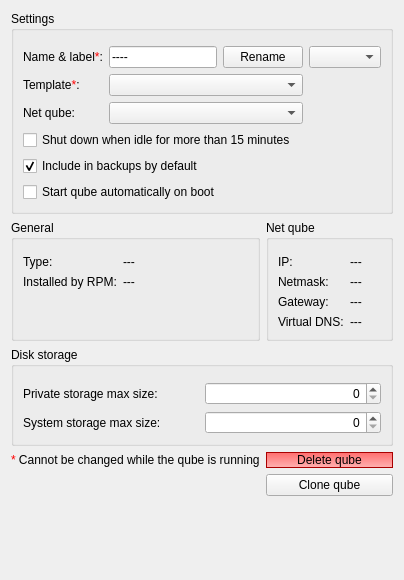
       <widget class="QWidget" name="basic_tab">
        <property name="locale">
         <locale language="English" country="UnitedStates"/>
        </property>
        <attribute name="title">
         <string>Basic</string>
        </attribute>
        <layout class="QGridLayout" name="gridLayout_11">
         <item row="2" column="0">
          <widget class="QGroupBox" name="groupBox_4">
           <property name="enabled">
            <bool>true</bool>
           </property>
           <property name="title">
            <string>General</string>
           </property>
           <layout class="QFormLayout" name="formLayout_4">
            <property name="fieldGrowthPolicy">
             <enum>QFormLayout::AllNonFixedFieldsGrow</enum>
            </property>
            <property name="topMargin">
             <number>15</number>
            </property>
            <item row="0" column="0">
             <widget class="QLabel" name="label_13">
              <property name="text">
               <string>Type:</string>
              </property>
             </widget>
            </item>
            <item row="0" column="1">
             <widget class="QLabel" name="type_label">
              <property name="font">
               <font>
                <bold>false</bold>
               </font>
              </property>
              <property name="text">
               <string>---</string>
              </property>
             </widget>
            </item>
            <item row="1" column="0">
             <widget class="QLabel" name="label_14">
              <property name="text">
               <string>Installed by RPM:</string>
              </property>
             </widget>
            </item>
            <item row="1" column="1">
             <widget class="QLabel" name="rpm_label">
              <property name="font">
               <font>
                <bold>false</bold>
               </font>
              </property>
              <property name="text">
               <string>---</string>
              </property>
             </widget>
            </item>
           </layout>
          </widget>
         </item>
         <item row="3" column="0" colspan="2">
          <widget class="QGroupBox" name="groupBox">
           <property name="enabled">
            <bool>true</bool>
           </property>
           <property name="title">
            <string>Disk storage</string>
           </property>
           <layout class="QGridLayout" name="gridLayout_3">
            <property name="topMargin">
             <number>15</number>
            </property>
            <item row="1" column="1">
             <widget class="SizeSpinBox" name="root_resize">
              <property name="enabled">
               <bool>true</bool>
              </property>
              <property name="toolTip">
               <string>&lt;html&gt;&lt;head/&gt;&lt;body&gt;&lt;p&gt;Values displayed using the binary definition of gigabyte and megabyte, i.e. 1024&lt;span style=&quot; vertical-align:super;&quot;&gt;3&lt;/span&gt; and 1024&lt;span style=&quot; vertical-align:super;&quot;&gt;2 &lt;/span&gt;bytes respectively.&lt;/p&gt;&lt;/body&gt;&lt;/html&gt;</string>
              </property>
              <property name="alignment">
               <set>Qt::AlignRight|Qt::AlignTrailing|Qt::AlignVCenter</set>
              </property>
              <property name="maximum">
               <number>1048576</number>
              </property>
              <property name="singleStep">
               <number>1024</number>
              </property>
             </widget>
            </item>
            <item row="1" column="0">
             <widget class="QLabel" name="root_resize_label">
              <property name="enabled">
               <bool>true</bool>
              </property>
              <property name="text">
               <string>System storage max size:</string>
              </property>
             </widget>
            </item>
            <item row="0" column="1">
             <widget class="SizeSpinBox" name="max_priv_storage">
              <property name="enabled">
               <bool>true</bool>
              </property>
              <property name="toolTip">
               <string>&lt;html&gt;&lt;head/&gt;&lt;body&gt;&lt;p&gt;Values displayed using the binary definition of gigabyte and megabyte, i.e. 1024&lt;span style=&quot; vertical-align:super;&quot;&gt;3&lt;/span&gt; and 1024&lt;span style=&quot; vertical-align:super;&quot;&gt;2 &lt;/span&gt;bytes respectively.&lt;/p&gt;&lt;/body&gt;&lt;/html&gt;</string>
              </property>
              <property name="alignment">
               <set>Qt::AlignRight|Qt::AlignTrailing|Qt::AlignVCenter</set>
              </property>
              <property name="minimum">
               <number>0</number>
              </property>
              <property name="maximum">
               <number>1048576</number>
              </property>
              <property name="singleStep">
               <number>1024</number>
              </property>
              <property name="value">
               <number>0</number>
              </property>
             </widget>
            </item>
            <item row="0" column="0">
             <widget class="QLabel" name="label_3">
              <property name="text">
               <string>Private storage max size:</string>
              </property>
              <property name="buddy">
               <cstring>max_priv_storage</cstring>
              </property>
             </widget>
            </item>
           </layout>
          </widget>
         </item>
         <item row="6" column="0">
          <spacer name="verticalSpacer">
           <property name="orientation">
            <enum>Qt::Vertical</enum>
           </property>
           <property name="sizeHint" stdset="0">
            <size>
             <width>20</width>
             <height>73</height>
            </size>
           </property>
          </spacer>
         </item>
         <item row="2" column="1">
          <widget class="QGroupBox" name="networking_groupbox">
           <property name="title">
            <string>Net qube</string>
           </property>
           <layout class="QFormLayout" name="formLayout_3">
            <property name="fieldGrowthPolicy">
             <enum>QFormLayout::AllNonFixedFieldsGrow</enum>
            </property>
            <property name="topMargin">
             <number>15</number>
            </property>
            <item row="0" column="0">
             <widget class="QLabel" name="label_10">
              <property name="text">
               <string>IP:</string>
              </property>
             </widget>
            </item>
            <item row="1" column="0">
             <widget class="QLabel" name="label_11">
              <property name="text">
               <string>Netmask:</string>
              </property>
             </widget>
            </item>
            <item row="1" column="1">
             <widget class="QLabel" name="netmask_label">
              <property name="font">
               <font>
                <bold>false</bold>
               </font>
              </property>
              <property name="text">
               <string>---</string>
              </property>
             </widget>
            </item>
            <item row="2" column="0">
             <widget class="QLabel" name="label_12">
              <property name="text">
               <string>Gateway:</string>
              </property>
             </widget>
            </item>
            <item row="2" column="1">
             <widget class="QLabel" name="gateway_label">
              <property name="font">
               <font>
                <bold>false</bold>
               </font>
              </property>
              <property name="text">
               <string>---</string>
              </property>
             </widget>
            </item>
            <item row="0" column="1">
             <widget class="QLabel" name="ip_label">
              <property name="font">
               <font>
                <bold>false</bold>
               </font>
              </property>
              <property name="text">
               <string>---</string>
              </property>
             </widget>
            </item>
            <item row="3" column="0">
             <widget class="QLabel" name="label_23">
              <property name="text">
               <string>Virtual DNS:</string>
              </property>
             </widget>
            </item>
            <item row="3" column="1">
             <widget class="QLabel" name="dns_label">
              <property name="text">
               <string>---</string>
              </property>
             </widget>
            </item>
           </layout>
          </widget>
         </item>
         <item row="4" column="0">
          <widget class="QLabel" name="label_5">
           <property name="text">
            <string>&lt;html&gt;&lt;head/&gt;&lt;body&gt;&lt;p&gt;&lt;span style=&quot; color:#ff0000;&quot;&gt;* &lt;/span&gt;&lt;span style=&quot; color:#000000;&quot;&gt;Cannot be changed while the qube is running&lt;/span&gt;&lt;/p&gt;&lt;/body&gt;&lt;/html&gt;</string>
           </property>
          </widget>
         </item>
         <item row="4" column="1">
          <widget class="QPushButton" name="delete_vm_button">
           <property name="styleSheet">
            <string notr="true">background-color: qlineargradient(spread:pad, x1:1, y1:1, x2:1, y2:0, stop:0 rgba(255, 179, 179, 255), stop:1 rgba(255, 108, 108, 255));
border-color: rgb(170, 0, 0);
border-style: solid;
border-width: 1px;</string>
           </property>
           <property name="text">
            <string>Delete qube</string>
           </property>
          </widget>
         </item>
         <item row="5" column="1">
          <widget class="QPushButton" name="clone_vm_button">
           <property name="text">
            <string>Clone qube</string>
           </property>
          </widget>
         </item>
         <item row="0" column="0" colspan="2">
          <widget class="QGroupBox" name="groupBox_3">
           <property name="title">
            <string>Settings</string>
           </property>
           <layout class="QGridLayout" name="gridLayout_2">
            <property name="topMargin">
             <number>15</number>
            </property>
            <item row="0" column="3">
             <widget class="QComboBox" name="vmlabel">
              <property name="frame">
               <bool>true</bool>
              </property>
             </widget>
            </item>
            <item row="1" column="1" colspan="2">
             <widget class="QComboBox" name="template_name"/>
            </item>
            <item row="5" column="0" colspan="3">
             <layout class="QHBoxLayout" name="horizontalLayout_3">
              <item>
               <widget class="QCheckBox" name="autostart_vm">
                <property name="text">
                 <string>Start qube automatically on boot</string>
                </property>
               </widget>
              </item>
             </layout>
            </item>
            <item row="1" column="0">
             <widget class="QLabel" name="label_2">
              <property name="text">
               <string>&lt;html&gt;&lt;head/&gt;&lt;body&gt;&lt;p&gt;Template&lt;span style=&quot; color:#ff0000;&quot;&gt;*&lt;/span&gt;:&lt;/p&gt;&lt;/body&gt;&lt;/html&gt;</string>
              </property>
              <property name="buddy">
               <cstring>template_name</cstring>
              </property>
             </widget>
            </item>
            <item row="1" column="3">
             <widget class="QLabel" name="warn_template_missing_apps">
              <property name="toolTip">
               <string>&lt;html&gt;&lt;head/&gt;&lt;body&gt;&lt;p&gt;Some applications enabled in the Applications tab cannot be found in the current template. The most likely cause is a template change - to restore them, install them in the template.&lt;/p&gt;&lt;/body&gt;&lt;/html&gt;</string>
              </property>
              <property name="text">
               <string/>
              </property>
              <property name="pixmap">
               <pixmap resource="../resources.qrc">:/warning.png</pixmap>
              </property>
             </widget>
            </item>
            <item row="0" column="0">
             <widget class="QLabel" name="label">
              <property name="text">
               <string>&lt;html&gt;&lt;head/&gt;&lt;body&gt;&lt;p&gt;Name &amp;amp;&amp;amp; label&lt;span style=&quot; color:#ff0000;&quot;&gt;*&lt;/span&gt;:&lt;/p&gt;&lt;/body&gt;&lt;/html&gt;</string>
              </property>
              <property name="buddy">
               <cstring>vmname</cstring>
              </property>
             </widget>
            </item>
            <item row="2" column="3">
             <widget class="QLabel" name="warn_netvm_dispvm">
              <property name="toolTip">
               <string>&lt;html&gt;&lt;head/&gt;&lt;body&gt;&lt;p&gt;&lt;span style=&quot; font-weight:600;&quot;&gt;Caution:&lt;/span&gt; The default disposable template (see the Advanced tab) has a different net qube setting than this qube. This configuration may result in unexpected network access. For example, you may have set this qube's net qube to &amp;quot;none&amp;quot; in order to prevent any data from being transmitted out. However, if the default disposable template's net qube is set to &amp;quot;sys-firewall,&amp;quot; then a disposable started from this qube may be able to transmit data out, contrary to your intention. You may wish to set the default disposable template for this qube to one with equally restrictive networking settings.&lt;/p&gt;&lt;/body&gt;&lt;/html&gt;</string>
              </property>
              <property name="text">
               <string/>
              </property>
              <property name="pixmap">
               <pixmap resource="../resources.qrc">:/warning.png</pixmap>
              </property>
             </widget>
            </item>
            <item row="0" column="1">
             <widget class="QLineEdit" name="vmname">
              <property name="text">
               <string>----</string>
              </property>
              <property name="maxLength">
               <number>32</number>
              </property>
             </widget>
            </item>
            <item row="0" column="2">
             <widget class="QPushButton" name="rename_vm_button">
              <property name="text">
               <string>Rename</string>
              </property>
             </widget>
            </item>
            <item row="2" column="1" colspan="2">
             <widget class="QComboBox" name="netVM">
              <property name="toolTip">
               <string>&lt;html&gt;&lt;head/&gt;&lt;body&gt;&lt;p&gt;&amp;quot;default ([name])&amp;quot; denotes the system-wide default. If the default is changed in Global Settings, the net qube will change. &lt;br/&gt;If you want to keep using a given net qube regardless of system settings, select &amp;quot;[name]&amp;quot;.&lt;/p&gt;&lt;/body&gt;&lt;/html&gt;</string>
              </property>
             </widget>
            </item>
            <item row="4" column="0" colspan="3">
             <layout class="QHBoxLayout" name="horizontalLayout">
              <item>
               <widget class="QCheckBox" name="include_in_backups">
                <property name="enabled">
                 <bool>true</bool>
                </property>
                <property name="text">
                 <string>Include in backups by default</string>
                </property>
                <property name="checked">
                 <bool>true</bool>
                </property>
               </widget>
              </item>
             </layout>
            </item>
            <item row="2" column="0">
             <widget class="QLabel" name="label_18">
              <property name="text">
               <string>Net qube:</string>
              </property>
              <property name="buddy">
               <cstring>netVM</cstring>
              </property>
             </widget>
            </item>
            <item row="3" column="0" colspan="3">
             <widget class="QCheckBox" name="idle_shutdown_checkbox">
              <property name="text">
               <string>Shut down when idle for more than 15 minutes</string>
              </property>
             </widget>
            </item>
           </layout>
          </widget>
         </item>
        </layout>
       </widget>
